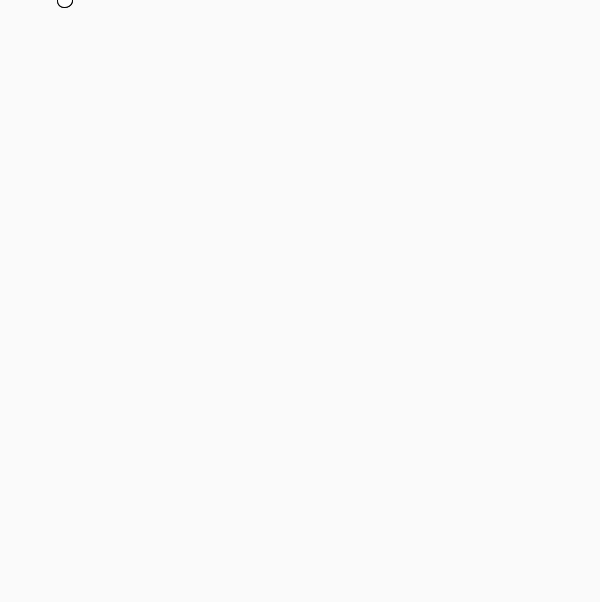
Frame 1 (no input)
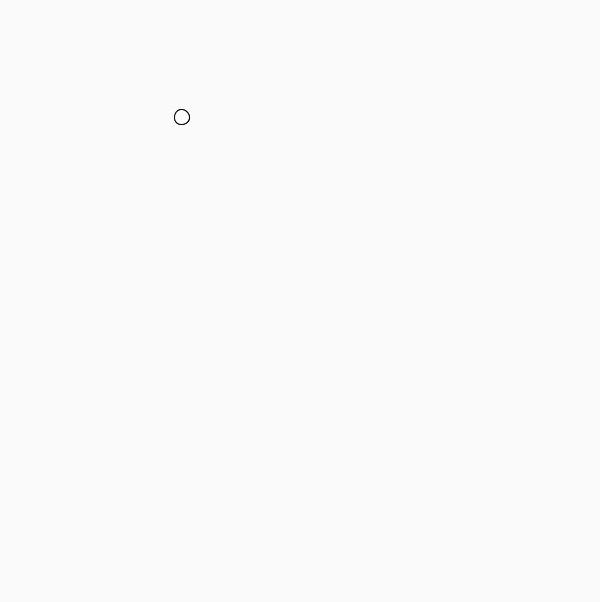
Frame 60 (the mouse pressed at the canvas centre just before this capture)
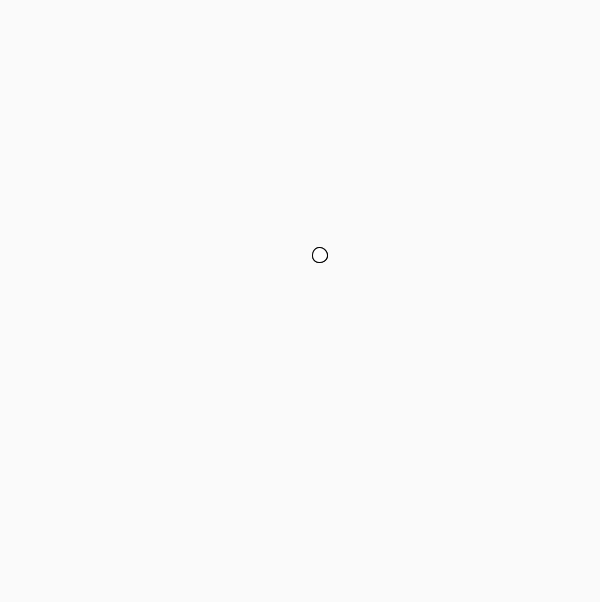
Frame 120 (the mouse held since frame 60 and released just before this capture)

The Processing sketch that drew these frames (run headless with seeded random() and noise(); from frame 60 on, the mouse is pressed at the canvas centre):

// Processing sketch: hw_9_19
// ── hw_9_19.pde
int y = 0; 
//int x = 0;
int yVel = 1; 
int xVel = 1; 
int timePassed=0;
float x = random(width);
void setup() {
  size (600,602);
  background(250);
}

void draw() { 
  // background currently not active to show ball trajectory
  background(250);
  ellipse(x, y, 15, 15);
  ellipse(x, y, 15, 15);
  
  // controling verticle speed
  y = y+yVel; 
  if (y > height || y < 0) {
    yVel *= -1; 
    //xVel *= -1;
  }
  
  // controlling horizontal speed
  x = x+xVel; 
  if (x > width || x < 0) {
    //yVel *= -1;
    xVel *= -1; 
  }
  
  // increases speed
  if (timePassed%100 == 0) {
    yVel += 1;
    xVel += 1; 
  }
  
  //if collide
  if ((mouseX > x-15 && mouseX < x+15) && (mouseY > y-15 && mouseY < y+15)) {
    endGame();
  }
  
  timePassed = timePassed + 1;  
}

void endGame() {
  // egt = end game time
  int egt = 1; 
  background(104, 66, 244);
  textSize(175);
  text("Game", 50, 200);
  text("Over", 85, 400);
  while (egt != 20000) {
    egt += 1;
  }
  if (egt == 20000) {
    exit();
  }
}
